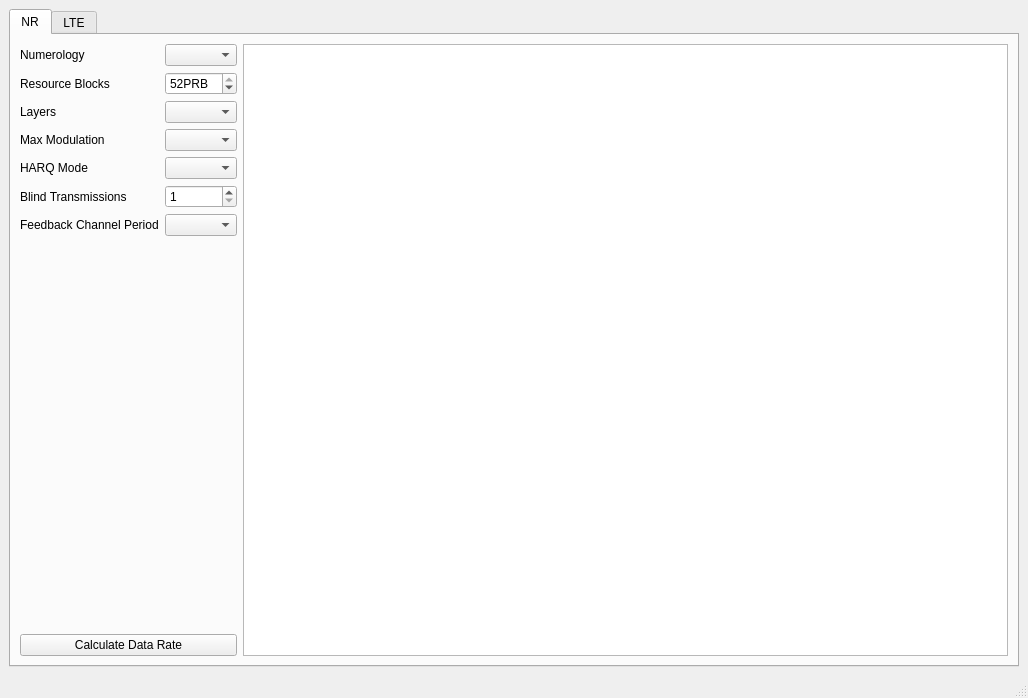
<?xml version="1.0" encoding="UTF-8"?>
<ui version="4.0">
 <class>MainWindow</class>
 <widget class="QMainWindow" name="MainWindow">
  <property name="geometry">
   <rect>
    <x>0</x>
    <y>0</y>
    <width>1028</width>
    <height>698</height>
   </rect>
  </property>
  <property name="windowTitle">
   <string>Sidelink Capacity Tool</string>
  </property>
  <widget class="QWidget" name="centralwidget">
   <layout class="QHBoxLayout" name="horizontalLayout_2">
    <item>
     <widget class="QTabWidget" name="tabWidget">
      <property name="currentIndex">
       <number>0</number>
      </property>
      <widget class="QWidget" name="tabNr">
       <attribute name="title">
        <string>NR</string>
       </attribute>
       <layout class="QHBoxLayout" name="horizontalLayout">
        <item>
         <layout class="QVBoxLayout" name="verticalLayout">
          <item>
           <layout class="QFormLayout" name="formLayout">
            <item row="0" column="0">
             <widget class="QLabel" name="lblNumerology">
              <property name="text">
               <string>Numerology</string>
              </property>
             </widget>
            </item>
            <item row="0" column="1">
             <widget class="QComboBox" name="comboNumerology"/>
            </item>
            <item row="1" column="0">
             <widget class="QLabel" name="lblResourceBlocks">
              <property name="text">
               <string>Resource Blocks</string>
              </property>
             </widget>
            </item>
            <item row="1" column="1">
             <widget class="QSpinBox" name="spinResourceBlocksNr">
              <property name="suffix">
               <string>PRB</string>
              </property>
              <property name="minimum">
               <number>11</number>
              </property>
              <property name="maximum">
               <number>52</number>
              </property>
              <property name="value">
               <number>52</number>
              </property>
             </widget>
            </item>
            <item row="2" column="0">
             <widget class="QLabel" name="lblLayers">
              <property name="text">
               <string>Layers</string>
              </property>
             </widget>
            </item>
            <item row="2" column="1">
             <widget class="QComboBox" name="comboLayers"/>
            </item>
            <item row="3" column="0">
             <widget class="QLabel" name="lblModulation">
              <property name="text">
               <string>Max Modulation</string>
              </property>
             </widget>
            </item>
            <item row="3" column="1">
             <widget class="QComboBox" name="comboModulation"/>
            </item>
            <item row="4" column="0">
             <widget class="QLabel" name="lblHarq">
              <property name="text">
               <string>HARQ Mode</string>
              </property>
             </widget>
            </item>
            <item row="4" column="1">
             <widget class="QComboBox" name="comboHarq"/>
            </item>
            <item row="5" column="0">
             <widget class="QLabel" name="lblBlindTransmissions">
              <property name="text">
               <string>Blind Transmissions</string>
              </property>
             </widget>
            </item>
            <item row="5" column="1">
             <widget class="QSpinBox" name="spinBlindTransmissions">
              <property name="minimum">
               <number>1</number>
              </property>
              <property name="maximum">
               <number>32</number>
              </property>
             </widget>
            </item>
            <item row="6" column="0">
             <widget class="QLabel" name="lblFeedbackChannel">
              <property name="text">
               <string>Feedback Channel Period</string>
              </property>
             </widget>
            </item>
            <item row="6" column="1">
             <widget class="QComboBox" name="comboFeedbackChannel"/>
            </item>
           </layout>
          </item>
          <item>
           <widget class="QPushButton" name="btnCalculate">
            <property name="sizePolicy">
             <sizepolicy hsizetype="Ignored" vsizetype="Fixed">
              <horstretch>0</horstretch>
              <verstretch>0</verstretch>
             </sizepolicy>
            </property>
            <property name="text">
             <string>Calculate Data Rate</string>
            </property>
           </widget>
          </item>
         </layout>
        </item>
        <item>
         <widget class="QTableView" name="tableResult">
          <attribute name="horizontalHeaderVisible">
           <bool>true</bool>
          </attribute>
         </widget>
        </item>
       </layout>
      </widget>
      <widget class="QWidget" name="tabLte">
       <attribute name="title">
        <string>LTE</string>
       </attribute>
       <layout class="QHBoxLayout" name="horizontalLayout_3">
        <item>
         <layout class="QVBoxLayout" name="verticalLayout_2">
          <item>
           <layout class="QFormLayout" name="formLayout_2">
            <item row="0" column="0">
             <widget class="QLabel" name="lblMcs">
              <property name="text">
               <string>MCS</string>
              </property>
             </widget>
            </item>
            <item row="0" column="1">
             <widget class="QSpinBox" name="spinMcs">
              <property name="maximum">
               <number>20</number>
              </property>
              <property name="value">
               <number>20</number>
              </property>
             </widget>
            </item>
            <item row="1" column="0">
             <widget class="QLabel" name="lblResourceBlocks_2">
              <property name="text">
               <string>Resource Blocks</string>
              </property>
             </widget>
            </item>
            <item row="1" column="1">
             <widget class="QSpinBox" name="spinResourceBlocksLte">
              <property name="minimum">
               <number>1</number>
              </property>
              <property name="maximum">
               <number>128</number>
              </property>
              <property name="value">
               <number>50</number>
              </property>
             </widget>
            </item>
            <item row="2" column="0">
             <widget class="QLabel" name="label">
              <property name="text">
               <string>Period Size</string>
              </property>
             </widget>
            </item>
            <item row="2" column="1">
             <widget class="QSpinBox" name="spinPeriodSize">
              <property name="suffix">
               <string> Subframes</string>
              </property>
              <property name="maximum">
               <number>320</number>
              </property>
              <property name="value">
               <number>40</number>
              </property>
             </widget>
            </item>
            <item row="3" column="0">
             <widget class="QLabel" name="label_2">
              <property name="text">
               <string>Control Channel Size</string>
              </property>
             </widget>
            </item>
            <item row="3" column="1">
             <widget class="QSpinBox" name="spinPscchSize">
              <property name="suffix">
               <string> Subframes</string>
              </property>
              <property name="minimum">
               <number>2</number>
              </property>
              <property name="maximum">
               <number>40</number>
              </property>
             </widget>
            </item>
           </layout>
          </item>
          <item>
           <widget class="QPushButton" name="btnCalculateLte">
            <property name="sizePolicy">
             <sizepolicy hsizetype="Ignored" vsizetype="Fixed">
              <horstretch>0</horstretch>
              <verstretch>0</verstretch>
             </sizepolicy>
            </property>
            <property name="text">
             <string>Calculate Data Rate</string>
            </property>
           </widget>
          </item>
         </layout>
        </item>
        <item>
         <widget class="QTableView" name="tableResultLte"/>
        </item>
       </layout>
      </widget>
     </widget>
    </item>
   </layout>
  </widget>
  <widget class="QMenuBar" name="menubar">
   <property name="geometry">
    <rect>
     <x>0</x>
     <y>0</y>
     <width>1028</width>
     <height>23</height>
    </rect>
   </property>
  </widget>
  <widget class="QStatusBar" name="statusbar"/>
 </widget>
 <resources/>
 <connections/>
</ui>
